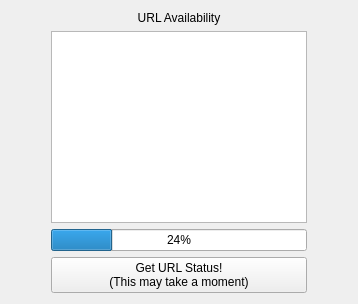
      <widget class="QWidget" name="url_tab">
       <attribute name="title">
        <string>Get URL Status</string>
       </attribute>
       <layout class="QGridLayout" name="gridLayout_6">
        <item row="0" column="0">
         <layout class="QHBoxLayout" name="horizontalLayout_17">
          <item>
           <spacer name="horizontalSpacer">
            <property name="orientation">
             <enum>Qt::Horizontal</enum>
            </property>
            <property name="sizeHint" stdset="0">
             <size>
              <width>40</width>
              <height>20</height>
             </size>
            </property>
           </spacer>
          </item>
          <item>
           <layout class="QVBoxLayout" name="verticalLayout_10">
            <item>
             <widget class="QLabel" name="label_10">
              <property name="text">
               <string>URL Availability</string>
              </property>
              <property name="alignment">
               <set>Qt::AlignCenter</set>
              </property>
             </widget>
            </item>
            <item>
             <widget class="QTextBrowser" name="textBrowser_url">
              <property name="statusTip">
               <string>Get url status for names here</string>
              </property>
             </widget>
            </item>
            <item>
             <widget class="QProgressBar" name="url_progress_bar">
              <property name="value">
               <number>24</number>
              </property>
             </widget>
            </item>
            <item>
             <widget class="QPushButton" name="get_url_btn">
              <property name="statusTip">
               <string>Get URL status for your commited names</string>
              </property>
              <property name="text">
               <string>Get URL Status!
(This may take a moment)</string>
              </property>
             </widget>
            </item>
           </layout>
          </item>
          <item>
           <spacer name="horizontalSpacer_2">
            <property name="orientation">
             <enum>Qt::Horizontal</enum>
            </property>
            <property name="sizeHint" stdset="0">
             <size>
              <width>40</width>
              <height>20</height>
             </size>
            </property>
           </spacer>
          </item>
         </layout>
        </item>
       </layout>
      </widget>
